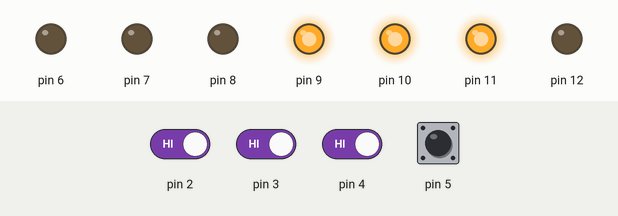
This sketch was run on a simulated Arduino Uno, built with avr-gcc and run on an emulated ATmega328P. Parts: output pins drawn as LEDs (lit = HIGH). The test bench sets the inputs (shaded band); at power-on: pin 2–5 HIGH.

Above: at 13.0 s.
13.1 s: pin 2 driven LOW and pin 3 driven LOW
At 15.5 s:
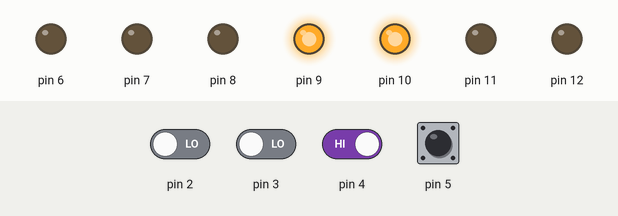
25.2 s: pin 2 driven HIGH
37.3 s: pin 2 driven LOW
At 41.4 s:
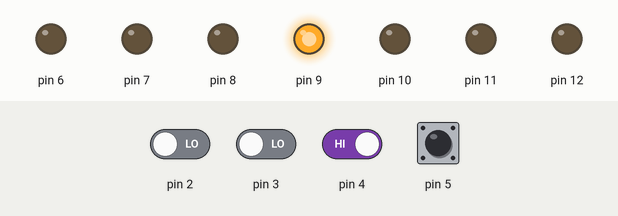
44.3 s: pin 3 driven HIGH
56.4 s: pin 3 driven LOW
At 60.8 s:
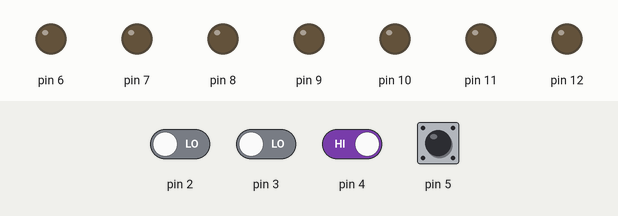
63.2 s: pin 3 driven HIGH and pin 4 driven LOW
At 69.5 s:
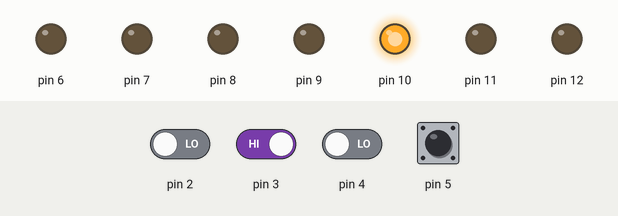
Timing chart, 0 to 71.7 s (numbered marks = the images above; inputs shaded):
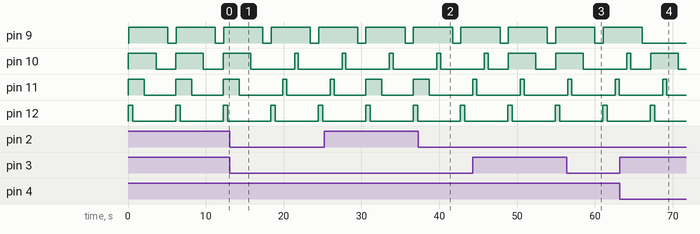

The sketch:

Project1.ino
```cpp
int btn1, btn2, btn3, btn4, btn5;
int mode = 0; //rgb diode mode
void setup() {

  Serial.begin(1000);
  pinMode(12, OUTPUT);
  pinMode(10, OUTPUT);
  pinMode(9, OUTPUT);
  pinMode(11, OUTPUT);

  pinMode(1, INPUT_PULLUP);
  pinMode(2, INPUT_PULLUP);
  pinMode(3, INPUT_PULLUP);
  pinMode(4, INPUT_PULLUP);
  pinMode(5, INPUT_PULLUP);
  pinMode(6, OUTPUT);
  pinMode(7, OUTPUT);
  pinMode(8, OUTPUT);

}

// the loop function runs over and over again forever
void loop() {


  btn1 = digitalRead(1);
  delay(20);
  if (btn1 == HIGH) {
    digitalWrite(12, HIGH);
    // turn the LED off by making the voltage LOW
  } else {
    digitalWrite(12, LOW);
  }
  btn2 = digitalRead(2);
  delay(20);
  if (btn2 == HIGH) {
    digitalWrite(11, HIGH);
    // turn the LED off by making the voltage LOW
  } else {
    digitalWrite(11, LOW);
  }
  btn3 = digitalRead(3);
  delay(20);
  if (btn3 == HIGH) {
    digitalWrite(10, HIGH);

  } else {
    digitalWrite(10, LOW);
  }
  btn4 = digitalRead(4);
  delay(20);
  if (btn4 == HIGH) {

    digitalWrite(9, HIGH);
  } else {
    digitalWrite(9, LOW);
  }


  btn5 = digitalRead(5);
  delay(20);
  if (btn5 == LOW) {
    mode++;

    if (mode == 8) {
      mode = 0;
    }
    if (mode == 0) {
      digitalWrite(8, LOW);
      digitalWrite(7, LOW);
      digitalWrite(6, LOW);
    } else if (mode == 1) {
      digitalWrite(8, HIGH);
      digitalWrite(7, LOW);
      digitalWrite(6, LOW);
    }
    else if (mode == 2) {
      digitalWrite(8, LOW);
      digitalWrite(7, HIGH);
      digitalWrite(6, LOW);
    }
    else if (mode == 3) {
      digitalWrite(8, HIGH);
      digitalWrite(7, HIGH);
      digitalWrite(6, LOW);
    }
    else if (mode == 4) {
      digitalWrite(8, LOW);
      digitalWrite(7, LOW);
      digitalWrite(6, HIGH);
    }
    else if (mode == 5) {
      digitalWrite(8, HIGH);
      digitalWrite(7, LOW);
      digitalWrite(6, HIGH);
    }
    else if (mode == 6) {
      digitalWrite(8, LOW);
      digitalWrite(7, HIGH);
      digitalWrite(6, HIGH);
    }
    else if (mode == 7) {
      digitalWrite(8, HIGH);
      digitalWrite(7, HIGH);
      digitalWrite(6, HIGH);
    }
  }


  digitalWrite(12, HIGH);   // turn the LED on (HIGH is the voltage level)
  delay(500);                       // wait for a second
  digitalWrite(12, LOW);    // turn the LED off by making the voltage LOW
  delay(1000);
  digitalWrite(11, HIGH);   // turn the LED on (HIGH is the voltage level)
  delay(500);                       // wait for a second
  digitalWrite(11, LOW);    // turn the LED off by making the voltage LOW
  delay(1000);
  digitalWrite(10, HIGH);   // turn the LED on (HIGH is the voltage level)
  delay(500);                       // wait for a second
  digitalWrite(10, LOW);    // turn the LED off by making the voltage LOW
  delay(1000);
  digitalWrite(9, HIGH);   // turn the LED on (HIGH is the voltage level)
  delay(500);                       // wait for a second
  digitalWrite(9, LOW);    // turn the LED off by making the voltage LOW
  delay(1000);

}
```

Measured:
- after the input at 37.3 s, pin 11: goes on until 38.7 s, then stays LOW
- after the input at 56.4 s, pin 10: goes on until 58.5 s, then stays LOW
- after the input at 63.2 s, pin 9: goes on until 66.1 s, then stays LOW
- by itself, pin 9: alternates HIGH for 5.0 s and LOW for 1.1 s
- by itself, pin 10: alternates HIGH for 3.5 s and LOW for 2.6 s
- by itself, pin 11: alternates HIGH for 2.1 s and LOW for 4.0 s
- by itself, pin 12: alternates HIGH for 0.58 s and LOW for 5.5 s
